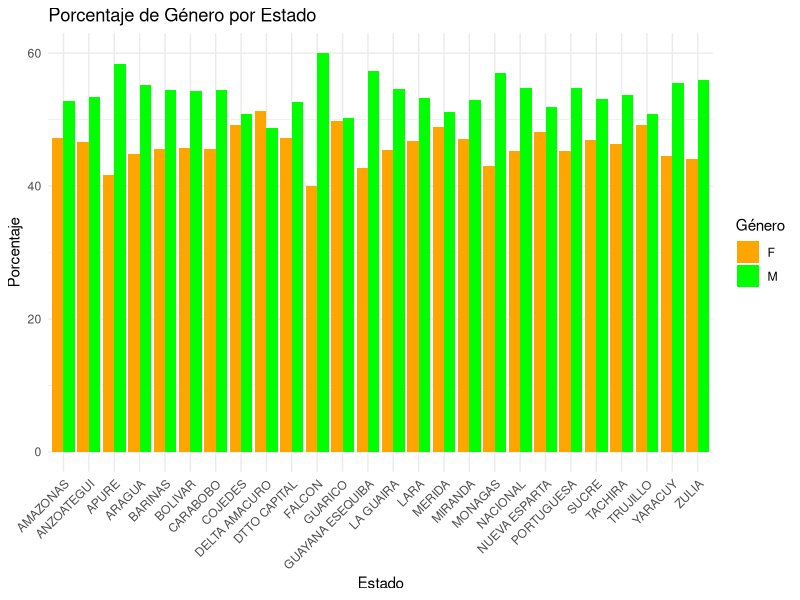
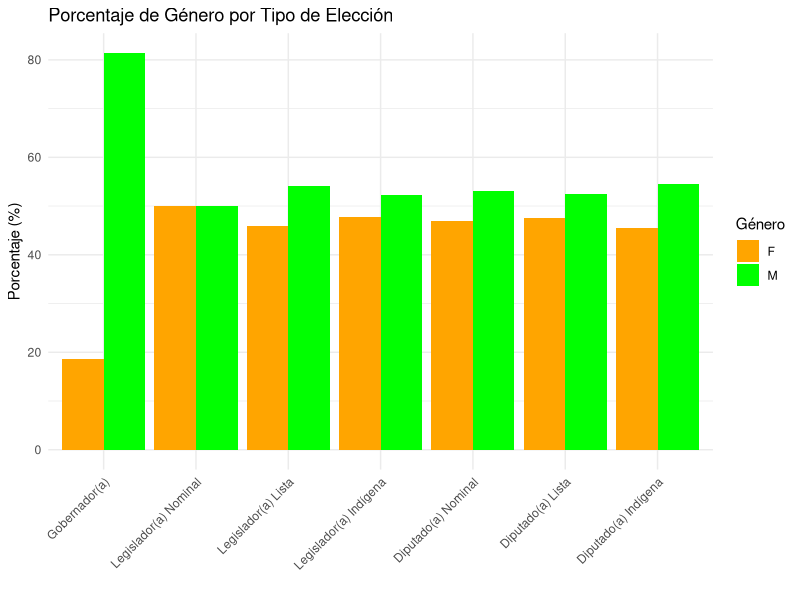
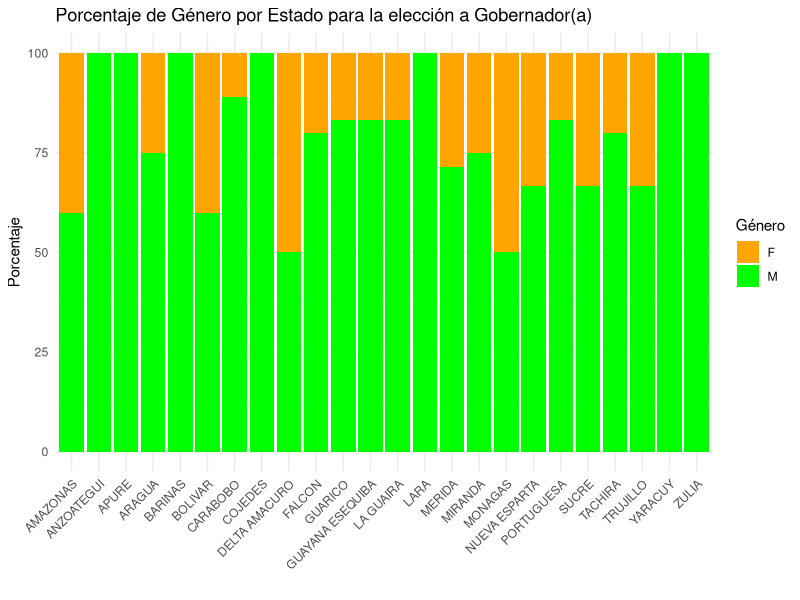
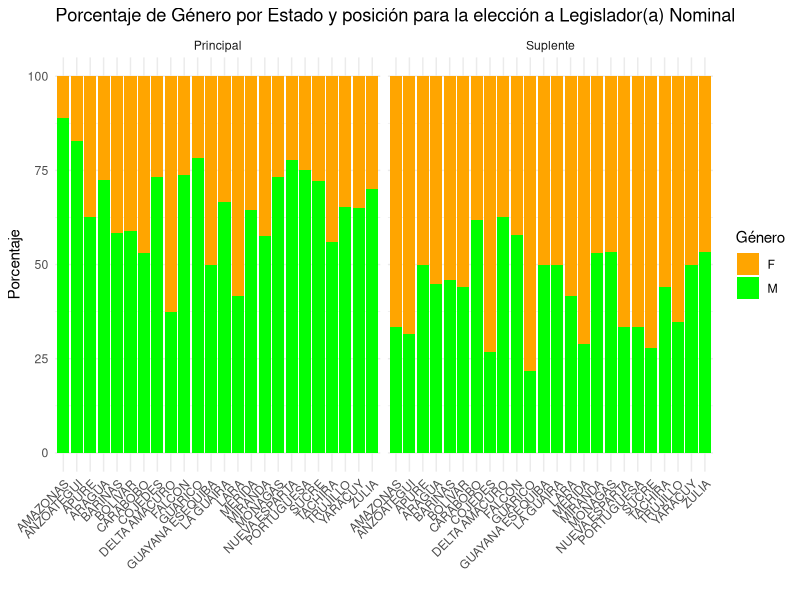
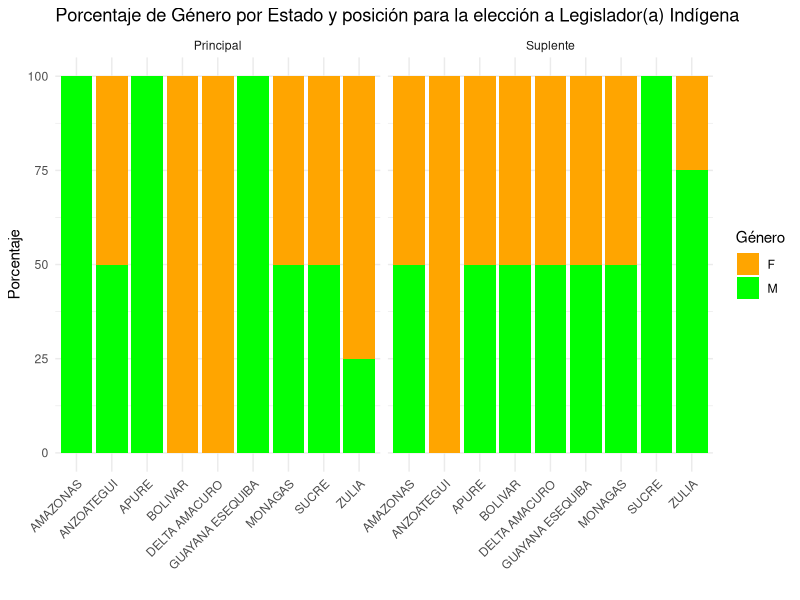
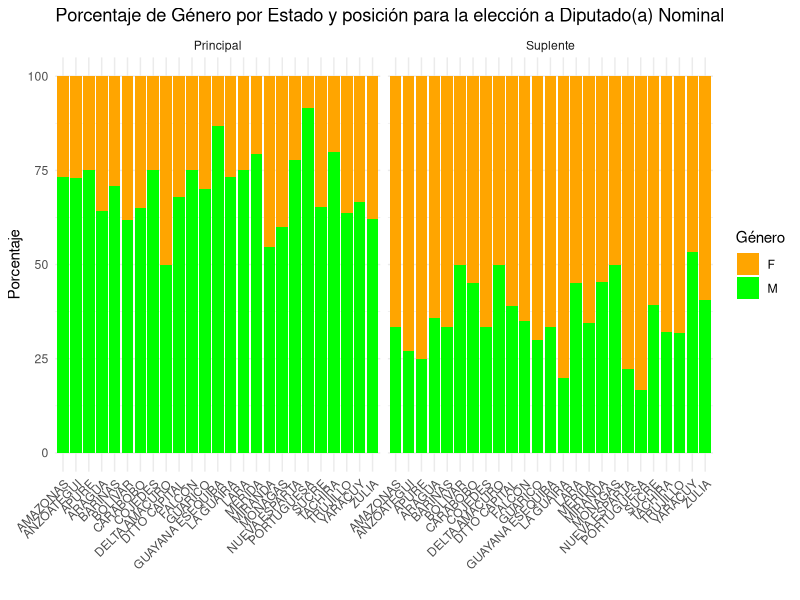
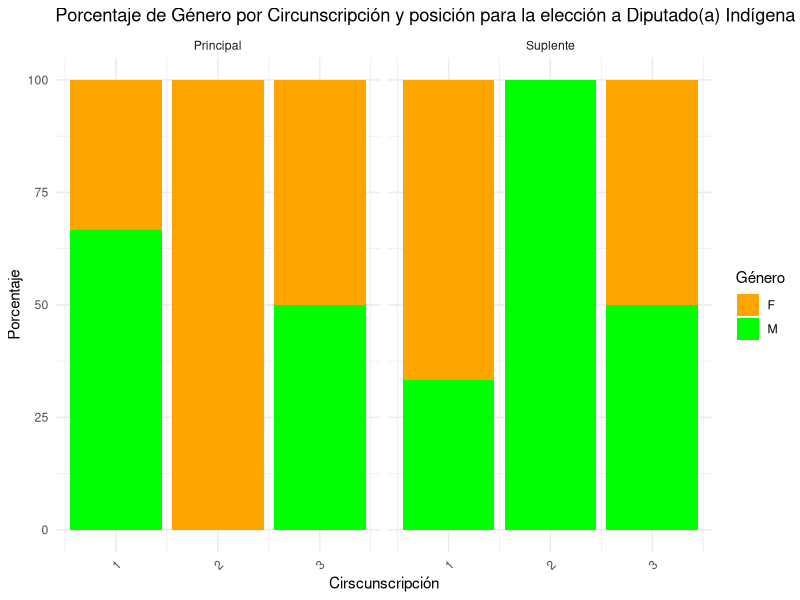
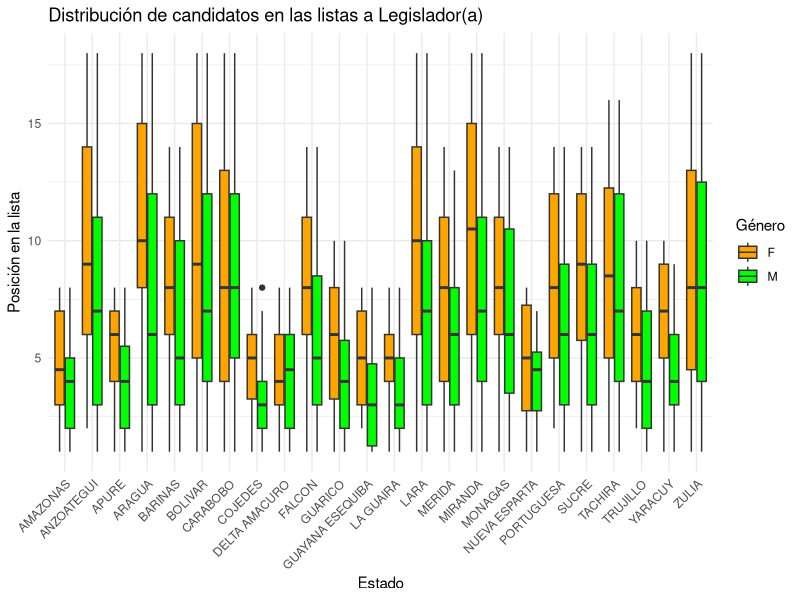

The R source for these figures, in order:
#### Loading the libraries ####

library(dplyr)
library(tidyr)
library(ggplot2)
library(purrr)

#### Data cleaning ####

# Cargando los datos
eanr2025 <- read.csv("dataset_eanr2025_candidatos.csv", header = TRUE, sep = ",", stringsAsFactors = FALSE, encoding = "UTF-8")

# 1. Limpiar la columna state_description eliminando "EDO. "
eanr2025 <- eanr2025 %>%
  mutate(state_description = gsub("EDO. ", "", state_description))

eanr2025 <- eanr2025 %>%
  mutate(state_description = gsub("BOLIVARIANO DE ", "", state_description))

eanr2025 <- eanr2025 %>%
  mutate(state_description = gsub("DISTRITO ", "DTTO ", state_description))

eanr2025 <- eanr2025 %>%
  mutate(state_description = gsub("AMAC", "AMACURO", state_description))

## Type of election key ##
# 2  Gobernador(a) / Governor
# 7  Legislador(a) Nominal / state Representative Nominal
# 8  Legislador(a) Lista / State Representative List
# 13 Legislador(a) Indígena / Indigenous State Representative
# 20 Diputado(a) Nominal / Deputy Nominal
# 21 Diputado(a) Lista / Deputy List
# 24 Diputado(a) Indígena / Deputy Indigenous
 
#### Descriptive Analysis by Gender ####

# 1.1. Gender by State

# Agrupar por cod_state y tomar el primer state_description (o el más frecuente)
eanr2025_cleaned <- eanr2025 %>%
  group_by(cod_state) %>%
  summarise(
    state_description = first(state_description), # O puedes usar mode(state_description) para el más frecuente
    gender_M = sum(gender == "M"),
    gender_F = sum(gender == "F"),
    total_state = n(),
    .groups = 'drop'
  ) %>%
  mutate(
    percentage_M = ifelse(total_state > 0, (gender_M / total_state) * 100, 0),
    percentage_F = ifelse(total_state > 0, (gender_F / total_state) * 100, 0)
  )

# Preparar los datos para el gráfico
plot_data <- eanr2025_cleaned %>%
  select(cod_state, state_description, percentage_M, percentage_F) %>%
  pivot_longer(cols = starts_with("percentage"),
               names_to = "gender",
               values_to = "percentage") %>%
  mutate(gender = recode(gender,
                         "percentage_M" = "M",
                         "percentage_F" = "F"))

# Crear el gráfico de barras
ggplot(plot_data, aes(x = state_description, y = percentage, fill = gender)) +
  geom_bar(stat = "identity", position = "dodge") +
  scale_fill_manual(values = c("M" = "green", "F" = "orange")) +
  labs(title = "Porcentaje de Género por Estado",
       x = "Estado",
       y = "Porcentaje",
       fill = "Género") +
  theme_minimal() +
  theme(axis.text.x = element_text(angle = 45, hjust = 1))

# Guardar el gráfico (opcional)
# ggsave("gender_percentage_by_state.png", width = 12, height = 8)

# Crear una lista de dataframes, uno por cada election_type_id
dataframes_by_election_type <- eanr2025 %>%
  group_split(election_type_id) %>%
  set_names(paste0("election_type_", unique(eanr2025$election_type_id))) # Nombra los dataframes en la lista

# Ahora 'dataframes_by_election_type' es una lista donde cada elemento es un dataframe
# Puedes acceder a un dataframe específico por su nombre, por ejemplo:
# dataframes_by_election_type$election_type_2

# Ejemplo de cómo trabajar con los dataframes (puedes adaptarlo a tus necesidades):
# Para imprimir el número de filas de cada dataframe:
for (name in names(dataframes_by_election_type)) {
  cat("Dataframe:", name, "tiene", nrow(dataframes_by_election_type[[name]]), "filas\n")
}

# Para realizar alguna operación en todos los dataframes (ejemplo: contar el número total de candidatos):
total_candidatos_por_tipo <- sapply(dataframes_by_election_type, nrow)
print(total_candidatos_por_tipo)

# O para calcular el porcentaje de hombres y mujeres en cada tipo de elección:
resultados_genero_por_tipo <- lapply(dataframes_by_election_type, function(df) {
  df %>%
    group_by(gender) %>%
    summarise(count = n(), .groups = 'drop') %>%
    mutate(percentage = count / sum(count) * 100)
})

print(resultados_genero_por_tipo)

# Si quieres guardar cada dataframe en un archivo CSV separado:
# for (name in names(dataframes_by_election_type)) {
#   write.csv(dataframes_by_election_type[[name]], paste0(name, ".csv"), row.names = FALSE, fileEncoding = "UTF-8")
# }

# Preparar los datos para graficar
plot_data_list <- lapply(names(resultados_genero_por_tipo), function(election_type) {
  resultados_genero_por_tipo[[election_type]] %>%
    mutate(election_type = election_type)
}) %>%
  bind_rows()

# Definir el orden y las etiquetas de los tipos de elección
election_type_order <- c("election_type_2", "election_type_7", "election_type_8", "election_type_13", "election_type_20", "election_type_21", "election_type_24")
election_type_labels <- c("Gobernador(a)", "Legislador(a) Nominal", "Legislador(a) Lista", "Legislador(a) Indígena", "Diputado(a) Nominal", "Diputado(a) Lista", "Diputado(a) Indígena")

# Asegurarse de que los datos estén en el orden correcto y con las etiquetas correctas
plot_data_list$election_type <- factor(plot_data_list$election_type, levels = election_type_order, labels = election_type_labels)

# Crear el gráfico de barras
ggplot(plot_data_list, aes(x = election_type, y = percentage, fill = gender)) +
  geom_bar(stat = "identity", position = "dodge") +
  scale_fill_manual(values = c("M" = "green", "F" = "orange")) +
  labs(
    title = "Porcentaje de Género por Tipo de Elección",
    x = "",
    y = "Porcentaje (%)",
    fill = "Género"
  ) +
  theme_minimal() +
  theme(axis.text.x = element_text(angle = 45, hjust = 1))

# Guardar el gráfico (opcional)
# ggsave("gender_percentage_by_election_type_ordered.png", width = 12, height = 8)

# 2. Filtrar por election_type_id = 2
election_2_data <- eanr2025 %>%
  filter(election_type_id == 2)


# 3. Contar candidatos por estado, género y list_order
conteo_candidatos <- election_2_data %>%
  group_by(state_description, gender, list_order) %>%
  summarise(cantidad = n(), .groups = 'drop') %>%
  group_by(state_description) %>%
  mutate(porcentaje = cantidad / sum(cantidad) * 100) %>%
  ungroup()


# 4. Preparar los datos para el gráfico (opcional, pero recomendado para ggplot2)
#  En este caso, los datos ya están en un formato adecuado para graficar barras apiladas o agrupadas.


# 5.  Crear el gráfico de barras
ggplot(conteo_candidatos, aes(x = state_description, y = porcentaje, fill = gender)) +
  geom_bar(stat = "identity", position = "stack") + # o "stack" para barras apiladas
  scale_fill_manual(values = c("M" = "green", "F" = "orange")) +
  labs(
    title = "Porcentaje de Género por Estado para la elección a Gobernador(a)",
    x = "",
    y = "Porcentaje",
    fill = "Género"
  ) +
  theme_minimal() +
  theme(axis.text.x = element_text(angle = 45, hjust = 1))


# Guardar el gráfico (opcional)
# ggsave("gender_percentage_by_state_election_type_2.png", width = 12, height = 8)

# 2. Filtrar por election_type_id = 7
election_7_data <- eanr2025 %>%
  filter(election_type_id == 7)


# 3. Contar candidatos por estado, género y list_order
conteo_candidatos <- election_7_data %>%
  group_by(state_description, gender, list_order) %>%
  summarise(cantidad = n(), .groups = 'drop') %>%
  group_by(state_description, list_order) %>%
  mutate(porcentaje = cantidad / sum(cantidad) * 100) %>%
  ungroup()


# 4. Preparar los datos para el gráfico (opcional, pero recomendado para ggplot2)
#  En este caso, los datos ya están en un formato adecuado para graficar barras apiladas o agrupadas.


# 5.  Crear el gráfico de barras
ggplot(conteo_candidatos, aes(x = state_description, y = porcentaje, fill = gender)) +
  geom_bar(stat = "identity", position = "stack") + # o "stack" para barras apiladas
  facet_wrap(~list_order, labeller = labeller(list_order = c("1" = "Principal", "2" = "Suplente"))) +
  scale_fill_manual(values = c("M" = "green", "F" = "orange")) +
  labs(
    title = "Porcentaje de Género por Estado y posición para la elección a Legislador(a) Nominal",
    x = "",
    y = "Porcentaje",
    fill = "Género"
  ) +
  theme_minimal() +
  theme(axis.text.x = element_text(angle = 45, hjust = 1))


# Guardar el gráfico (opcional)
# ggsave("gender_percentage_by_state_election_type_7.png", width = 12, height = 8)


# 2. Filtrar por election_type_id = 13
election_13_data <- eanr2025 %>%
  filter(election_type_id == 13)


# 3. Contar candidatos por estado, género y list_order
conteo_candidatos <- election_13_data %>%
  group_by(state_description, gender, list_order) %>%
  summarise(cantidad = n(), .groups = 'drop') %>%
  group_by(state_description, list_order) %>%
  mutate(porcentaje = cantidad / sum(cantidad) * 100) %>%
  ungroup()


# 4. Preparar los datos para el gráfico (opcional, pero recomendado para ggplot2)
#  En este caso, los datos ya están en un formato adecuado para graficar barras apiladas o agrupadas.


# 5.  Crear el gráfico de barras
ggplot(conteo_candidatos, aes(x = state_description, y = porcentaje, fill = gender)) +
  geom_bar(stat = "identity", position = "stack") + # o "stack" para barras apiladas
  facet_wrap(~list_order, labeller = labeller(list_order = c("1" = "Principal", "2" = "Suplente"))) +
  scale_fill_manual(values = c("M" = "green", "F" = "orange")) +
  labs(
    title = "Porcentaje de Género por Estado y posición para la elección a Legislador(a) Indígena",
    x = "",
    y = "Porcentaje",
    fill = "Género"
  ) +
  theme_minimal() +
  theme(axis.text.x = element_text(angle = 45, hjust = 1))


# Guardar el gráfico (opcional)
# ggsave("gender_percentage_by_state_election_type_13.png", width = 12, height = 8)

# 2. Filtrar por election_type_id = 20
election_20_data <- eanr2025 %>%
  filter(election_type_id == 20)


# 3. Contar candidatos por estado, género y list_order
conteo_candidatos <- election_20_data %>%
  group_by(state_description, gender, list_order) %>%
  summarise(cantidad = n(), .groups = 'drop') %>%
  group_by(state_description, list_order) %>%
  mutate(porcentaje = cantidad / sum(cantidad) * 100) %>%
  ungroup()


# 4. Preparar los datos para el gráfico (opcional, pero recomendado para ggplot2)
#  En este caso, los datos ya están en un formato adecuado para graficar barras apiladas o agrupadas.


# 5.  Crear el gráfico de barras
ggplot(conteo_candidatos, aes(x = state_description, y = porcentaje, fill = gender)) +
  geom_bar(stat = "identity", position = "stack") + # o "stack" para barras apiladas
  facet_wrap(~list_order, labeller = labeller(list_order = c("1" = "Principal", "2" = "Suplente"))) +
  scale_fill_manual(values = c("M" = "green", "F" = "orange")) +
  labs(
    title = "Porcentaje de Género por Estado y posición para la elección a Diputado(a) Nominal",
    x = "",
    y = "Porcentaje",
    fill = "Género"
  ) +
  theme_minimal() +
  theme(axis.text.x = element_text(angle = 45, hjust = 1))


# Guardar el gráfico (opcional)
# ggsave("gender_percentage_by_state_election_type_20.png", width = 12, height = 8)

# 2. Filtrar por election_type_id = 24
election_24_data <- eanr2025 %>%
  filter(election_type_id == 24)


# 3. Contar candidatos por circunscripcion, género y list_order
conteo_candidatos <- election_24_data %>%
  group_by(cod_circunscription, gender, list_order) %>%
  summarise(cantidad = n(), .groups = 'drop') %>%
  group_by(cod_circunscription, list_order) %>%
  mutate(porcentaje = cantidad / sum(cantidad) * 100) %>%
  ungroup()


# 4. Preparar los datos para el gráfico (opcional, pero recomendado para ggplot2)
#  En este caso, los datos ya están en un formato adecuado para graficar barras apiladas o agrupadas.


# 5.  Crear el gráfico de barras
ggplot(conteo_candidatos, aes(x = cod_circunscription, y = porcentaje, fill = gender)) +
  geom_bar(stat = "identity", position = "stack") + # o "stack" para barras apiladas
  facet_wrap(~list_order, labeller = labeller(list_order = c("1" = "Principal", "2" = "Suplente"))) +
  scale_fill_manual(values = c("M" = "green", "F" = "orange")) +
  labs(
    title = "Porcentaje de Género por Circunscripción y posición para la elección a Diputado(a) Indígena",
    x = "Cirscunscripción",
    y = "Porcentaje",
    fill = "Género"
  ) +
  theme_minimal() +
  theme(axis.text.x = element_text(angle = 45, hjust = 1))


# Guardar el gráfico (opcional)
# ggsave("gender_percentage_by_state_election_type_24.png", width = 12, height = 8)

# Filtrar por election_type_id = 8
election_8_data <- eanr2025 %>%
  filter(election_type_id == 8)


# 3. Crear los boxplots
ggplot(election_8_data, aes(x = state_description, y = list_order, fill = gender)) +
  geom_boxplot() +
  scale_fill_manual(values = c("M" = "green", "F" = "orange")) +
  labs(
    title = "Distribución de candidatos en las listas a Legislador(a)",
    x = "Estado",
    y = "Posición en la lista",
    fill = "Género"
  ) +
  theme_minimal() +
  theme(axis.text.x = element_text(angle = 45, hjust = 1))


# Guardar el gráfico (opcional)
# ggsave("list_order_boxplots_election_type_8.png", width = 12, height = 8)

# 2. Filtrar por election_type_id = 24
election_24_data <- eanr2025 %>%
  filter(election_type_id == 24)


# 3. Contar candidatos por circunscripcion, género y list_order
conteo_candidatos <- election_24_data %>%
  group_by(cod_circunscription, gender, list_order) %>%
  summarise(cantidad = n(), .groups = 'drop') %>%
  group_by(cod_circunscription, list_order) %>%
  mutate(porcentaje = cantidad / sum(cantidad) * 100) %>%
  ungroup()


# 4. Preparar los datos para el gráfico (opcional, pero recomendado para ggplot2)
#  En este caso, los datos ya están en un formato adecuado para graficar barras apiladas o agrupadas.


# 5.  Crear el gráfico de barras
ggplot(conteo_candidatos, aes(x = cod_circunscription, y = porcentaje, fill = gender)) +
  geom_bar(stat = "identity", position = "stack") + # o "stack" para barras apiladas
  facet_wrap(~list_order, labeller = labeller(list_order = c("1" = "Principal", "2" = "Suplente"))) +
  scale_fill_manual(values = c("M" = "green", "F" = "orange")) +
  labs(
    title = "Porcentaje de Género por Circunscripción y posición para la elección a Diputado(a) Indígena",
    x = "Cirscunscripción",
    y = "Porcentaje",
    fill = "Género"
  ) +
  theme_minimal() +
  theme(axis.text.x = element_text(angle = 45, hjust = 1))


# Guardar el gráfico (opcional)
# ggsave("gender_percentage_by_state_election_type_21.png", width = 12, height = 8)

# Filtrar por election_type_id = 21
election_21_data <- eanr2025 %>%
  filter(election_type_id == 21 & cod_state != 27)

# 3. Crear los boxplots
ggplot(election_21_data, aes(x = state_description, y = list_order, fill = gender)) +
  geom_boxplot() +
  scale_fill_manual(values = c("M" = "green", "F" = "orange")) +
  labs(
    title = "Distribución de candidatos en las listas a Diputado(a)",
    x = "Estado",
    y = "Posición en la lista",
    fill = "Género"
  ) +
  theme_minimal() +
  theme(axis.text.x = element_text(angle = 45, hjust = 1))


# Guardar el gráfico (opcional)
# ggsave("list_order_boxplots_election_type_21.png", width = 12, height = 8)


# Filtrar por election_type_id = 21
election_21_nat_data <- eanr2025 %>%
  filter(election_type_id == 21 & cod_state == 27)

# 3. Crear los boxplots
ggplot(election_21_nat_data, aes(x = organization_short_name, y = list_order, fill = gender)) +
  geom_boxplot() +
  scale_fill_manual(values = c("M" = "green", "F" = "orange")) +
  labs(
    title = "Distribución de candidatos en las listas nacionales para elegir Diputados(as)",
    x = "Partido o Alianza",
    y = "Posición en la lista",
    fill = "Género"
  ) +
  theme_minimal() +
  scale_x_discrete(labels = c("LÁPIZ", "AREPA", "BR", "CONDE", "ALIANZA DEMOCRÁTICA", "DDP", "FV, MIN y MOVEV", "SPV", "UNE", "UNT y UNICA", "GPP")) + # Cambiar etiquetas del eje x
  theme(axis.text.x = element_text(angle = 45, hjust = 1))


# Guardar el gráfico (opcional)
# ggsave("list_order_boxplots_election_type_21.png", width = 12, height = 8)
